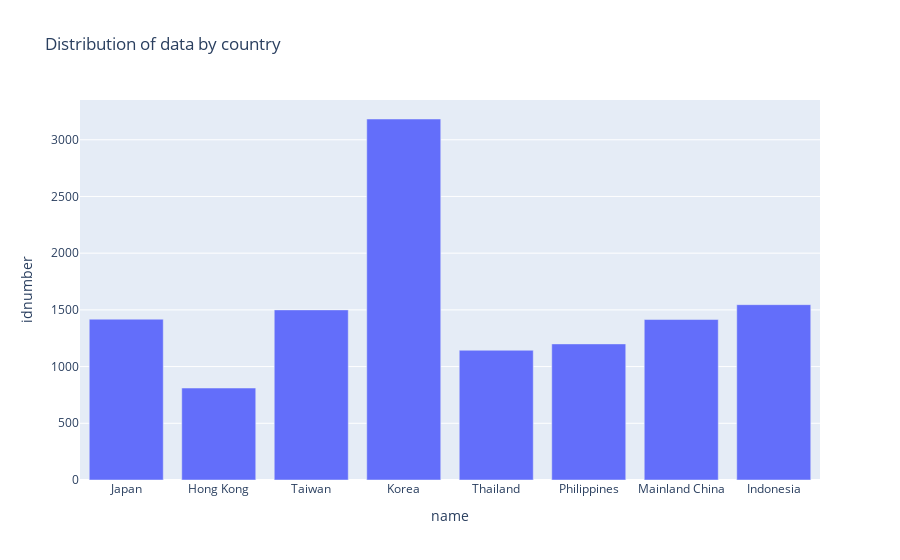

Write notebook code for a chart like this one.
### Markdown cell above
### Distribution of data by Country

### Code cell
country_map = {1:"Japan", 
               2:"Hong Kong", 
               3:"Taiwan", 
               4:"Korea", 
               5:"Thailand",
               6:"Philippines",
               7:"Mainland China",
               8:"Indonesia"}
df["name"] = df["country"].apply(lambda x: country_map[x])
df_country = df.groupby(["country","name"]).count().reset_index()

px.bar(df_country, "name", "idnumber", title="Distribution of data by country")

### Figure 1 — Plotly figure (JSON) as saved in the notebook; plotly's stock layout.template omitted (floating-point values rounded to 4 significant figures)
{"data": [{"alignmentgroup": "True", "hovertemplate": "name=%{x}<br>idnumber=%{y}<extra></extra>", "legendgroup": "", "marker": {"color": "#636efa"}, "name": "", "offsetgroup": "", "orientation": "v", "showlegend": false, "textposition": "auto", "type": "bar", "x": ["Japan", "Hong Kong", "Taiwan", "Korea", "Thailand", "Philippines", "Mainland China", "Indonesia"], "xaxis": "x", "y": [1418, 811, 1500, 3183, 1144, 1200, 1415, 1546], "yaxis": "y"}], "layout": {"barmode": "relative", "legend": {"tracegroupgap": 0}, "title": {"text": "Distribution of data by country"}, "xaxis": {"anchor": "y", "domain": [0, 1], "title": {"text": "name"}}, "yaxis": {"anchor": "x", "domain": [0, 1], "title": {"text": "idnumber"}}}}
